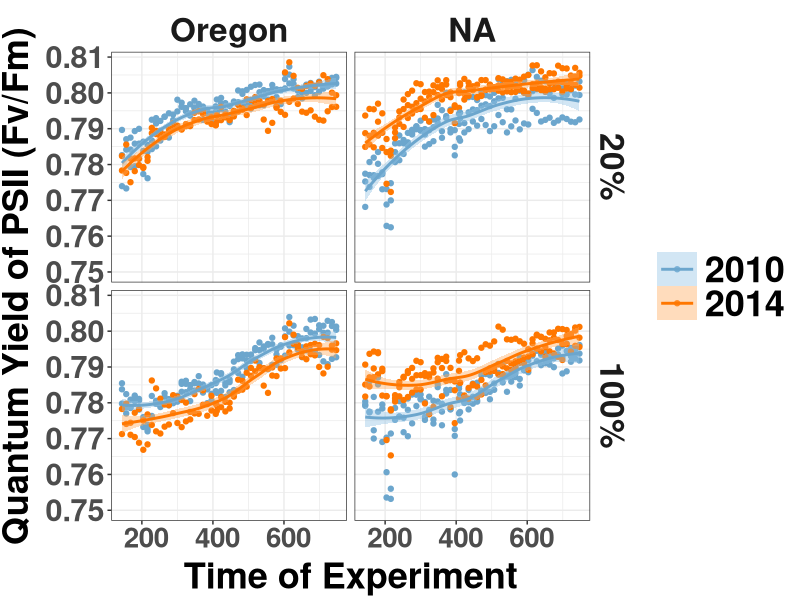
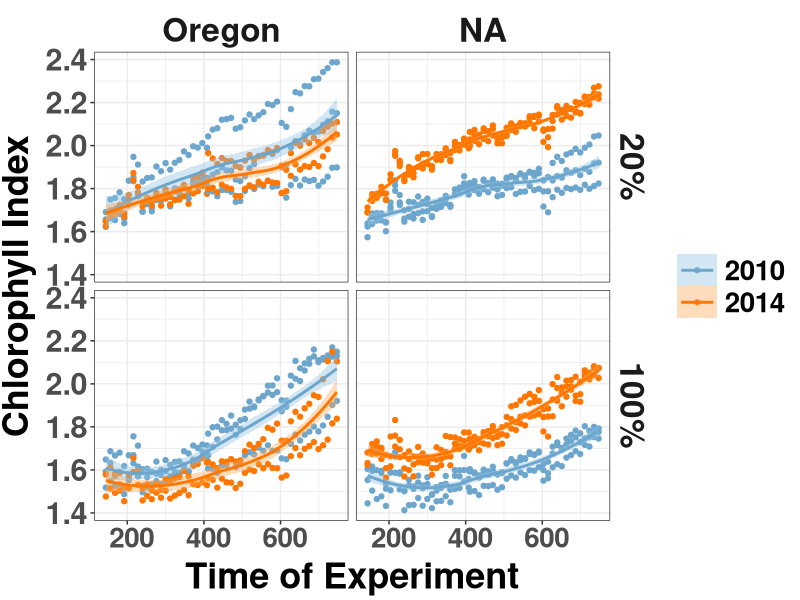
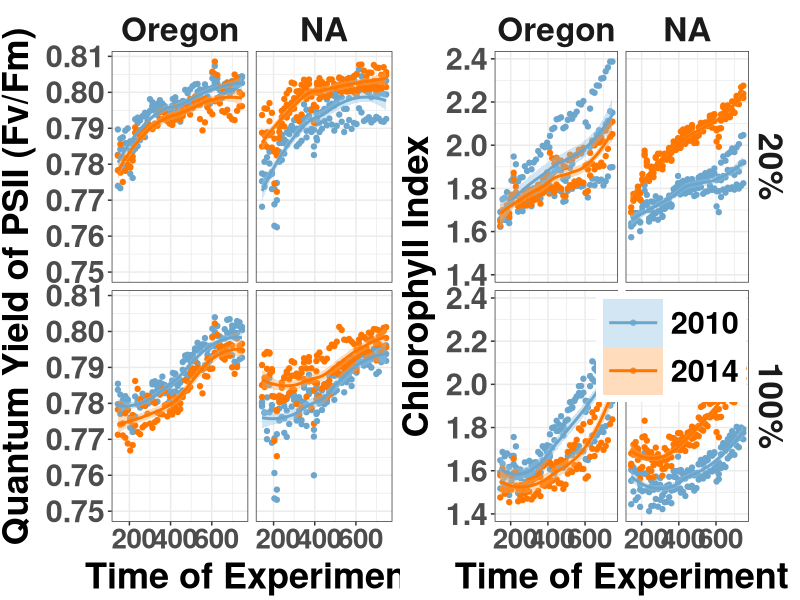
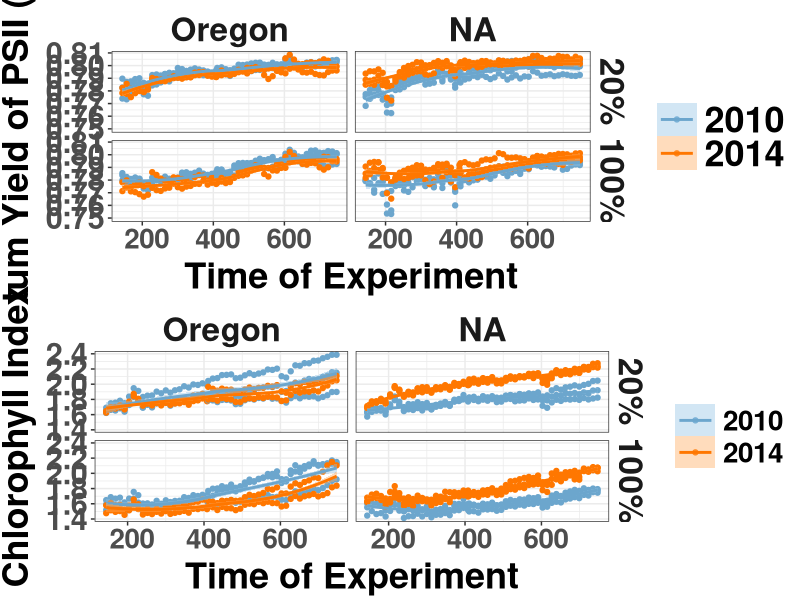

These figures' R source, in order:
##################################################################################
## Get select graphs for 20 and 100%
## 
## Author Daniel Anstett
## 
## 
## Written July 2026
###################################################################################
#Import libraries
library(tidyverse)

#Import Data
PS2_all <- read_csv("data/PS2_all.csv")
PS2_all <- PS2_all %>% mutate(Treatment = factor(Treatment, levels = c("20%", "40%", "60%", "80%", "100%")),
                              Timepoint = factor(Timepoint, levels = c("Early", "Late")))

#Colors: solid line/point colors by Year, and lighter fill colors for geom_smooth ribbons
year_colors <- c("2010" = "skyblue3", "2014" = "#FF7700")
year_fill_colors <- c("2010" = "#8FC1E3", "2014" = "#FFA858")

############################################################################################################
###################################### Fv.Fm: 20% vs 100%, Both Sites ######################################
############################################################################################################
p_fvfm <- PS2_all %>%
  dplyr::filter(Treatment %in% c("20%", "100%")) %>%
  mutate(Treatment = factor(Treatment, levels = c("20%", "100%")),
         Year = factor(Year, levels = c(2010, 2014)),
         Site = factor(Site, levels = c("Oregon", "SCalifornia"))) %>%
  ggplot(aes(x = TOE, y = Fv.Fm, color = Year, fill = Year)) +
  geom_point() +
  scale_color_manual(values = year_colors, name = "Year") +
  scale_fill_manual(values = year_fill_colors, name = "Year") +
  geom_smooth() +
  facet_grid(Treatment ~ Site,
             labeller = labeller(Site = c("Oregon" = "Oregon", "SCalifornia" = "Southern California"))) +
  coord_cartesian(ylim = c(0.75, NA)) +
  labs(x = "Time of Experiment", y = "Quantum Yield of PSII (Fv/Fm)") +
  theme_bw() + theme(
    axis.text.x = element_text(size = 20, face = "bold", hjust = 0.4),
    axis.text.y = element_text(size = 22, face = "bold"),
    axis.title.x = element_text(color = "black", size = 26, vjust = 0.5, face = "bold"),
    axis.title.y = element_text(color = "black", size = 26, vjust = 1.7, face = "bold", hjust = 0.5),
    legend.title = element_blank(),
    legend.text = element_text(size = 26, face = "bold"),
    legend.key.size = unit(2, "lines"),
    legend.key.height = unit(1.6, "lines"),
    strip.text = element_text(size = 24, face = "bold"),
    strip.background = element_blank()
  )

ggsave("graphs/multi_join/select/fvfm_20_100.pdf",
       plot = p_fvfm, width = 10, height = 10, units = "in")

############################################################################################################
###################################### ChlIdx: 20% vs 100%, Both Sites #####################################
############################################################################################################

p_chlidx <- PS2_all %>%
  dplyr::filter(Treatment %in% c("20%", "100%")) %>%
  mutate(Treatment = factor(Treatment, levels = c("20%", "100%")),
         Year = factor(Year, levels = c(2010, 2014)),
         Site = factor(Site, levels = c("Oregon", "SCalifornia"))) %>%
  ggplot(aes(x = TOE, y = ChlIdx, color = Year, fill = Year)) +
  geom_point() +
  scale_color_manual(values = year_colors, name = "Year") +
  scale_fill_manual(values = year_fill_colors, name = "Year") +
  geom_smooth() +
  facet_grid(Treatment ~ Site,
             labeller = labeller(Site = c("Oregon" = "Oregon", "SCalifornia" = "Southern California"))) +
  labs(x = "Time of Experiment", y = "Chlorophyll Index") +
  theme_bw() + theme(
    axis.text.x = element_text(size = 20, face = "bold", hjust = 0.4),
    axis.text.y = element_text(size = 22, face = "bold"),
    axis.title.x = element_text(color = "black", size = 26, vjust = 0.5, face = "bold"),
    axis.title.y = element_text(color = "black", size = 26, vjust = 1.7, face = "bold", hjust = 0.5),
    legend.title = element_blank(),
    legend.text = element_text(size = 20, face = "bold"),
    legend.key.size = unit(2, "lines"),
    legend.key.height = unit(1.6, "lines"),
    strip.text = element_text(size = 24, face = "bold"),
    strip.background = element_blank()
  )

ggsave("graphs/multi_join/select/chlidx_20_100.pdf",
       plot = p_chlidx, width = 10, height = 10, units = "in")

library(cowplot)

############################################################################################################
###################################### Combined: Side-by-side (wide) #######################################
############################################################################################################

# Drop the legend and the Treatment facet strip from the left-hand plot so
# only one shared legend and one set of Treatment labels (on the right plot) appear
p_fvfm_nolegend <- p_fvfm + theme(
  legend.position = "none",
  strip.background.y = element_blank(),
  strip.text.y = element_blank()
)

# Move the legend into the empty space in the upper part of the lower-right
# facet panel (Treatment = 100%, Site = SCalifornia), instead of it sitting
# off to the side. This is only applied for the combined figure -- the
# standalone chlidx_20_100.pdf keeps its normal side legend.
# >>> ADJUST THESE TWO NUMBERS (x, y) TO REPOSITION THE LEGEND <<<
p_chlidx_combined <- p_chlidx + theme(
  legend.position = "inside",
  legend.position.inside = c(0.99, 0.49),   # <-- tweak x/y (0-1 range) here
  legend.justification = c(1, 1),
  legend.background = element_rect(fill = "white", color = NA),
  legend.text = element_text(size = 22, face = "bold"),
  legend.key.size = unit(3, "lines"),
  legend.key.height = unit(2.4, "lines")
)

p_combined_wide <- plot_grid(p_fvfm_nolegend, p_chlidx_combined, nrow = 1)

ggsave("graphs/multi_join/select/fvfm_chlidx_2x4.pdf",
       plot = p_combined_wide, width = 20, height = 10, units = "in")

############################################################################################################
###################################### Combined: Stacked (tall) #############################################
############################################################################################################

p_combined_tall <- plot_grid(p_fvfm, p_chlidx, ncol = 1)

ggsave("graphs/multi_join/select/fvfm_chlidx_4x2.pdf",
       plot = p_combined_tall, width = 10, height = 20, units = "in")
